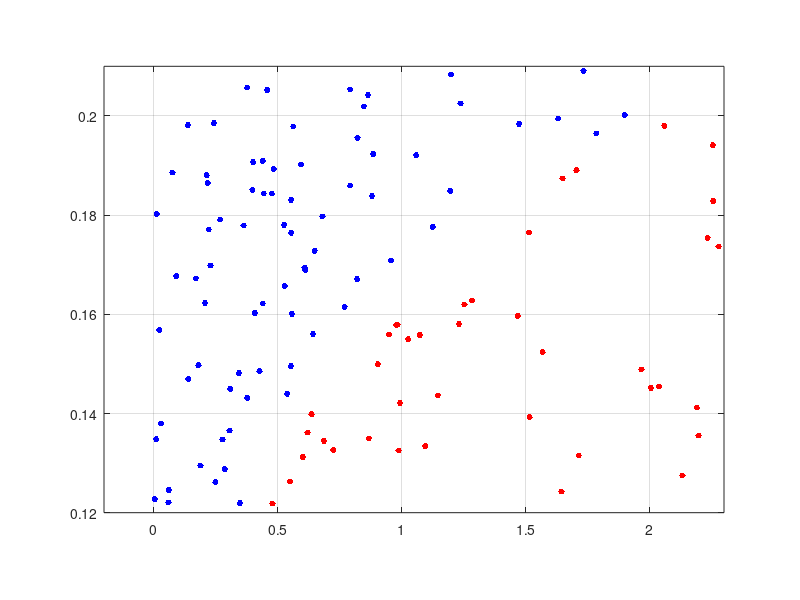

MATLAB code for this plot: (Note: this script raises an error after producing the figure.)
points1 = [...
0.594818, 0.190211;...
0.348039, 0.121898;...
0.206908, 0.162286;...
0.608738, 0.169403;...
0.306115, 0.136547;...
0.427072, 0.148526;...
0.864423, 0.204245;...
1.785250, 0.196481;...
0.243306, 0.198542;...
0.249443, 0.126164;...
0.554298, 0.183073;...
0.277897, 0.134757;...
0.847784, 0.201908;...
0.075709, 0.188565;...
0.476762, 0.184317;...
0.483711, 0.189295;...
0.643020, 0.156021;...
0.029699, 0.137994;...
1.125528, 0.177624;...
1.899482, 0.200181;...
0.407962, 0.160276;...
0.138261, 0.198153;...
0.528454, 0.165694;...
0.023169, 0.156818;...
0.649494, 0.172816;...
0.792385, 0.185944;...
0.553741, 0.149517;...
0.440068, 0.162149;...
0.004631, 0.122727;...
0.822059, 0.195598;...
0.792638, 0.205357;...
1.473790, 0.198400;...
0.557712, 0.160111;...
0.363122, 0.177899;...
1.631054, 0.199446;...
0.400836, 0.190664;...
0.344068, 0.148136;...
0.398672, 0.185080;...
1.237940, 0.202528;...
0.012399, 0.180214;...
0.377442, 0.205703;...
0.957052, 0.170878;...
0.457925, 0.205223;...
0.170201, 0.167244;...
0.059588, 0.122093;...
0.286795, 0.128795;...
0.188646, 0.129492;...
0.222378, 0.177081;...
0.268464, 0.179105;...
0.229386, 0.169860;...
0.525956, 0.178056;...
0.180845, 0.149720;...
0.820519, 0.167057;...
0.213914, 0.188048;...
0.010426, 0.134817;...
0.538602, 0.143982;...
0.680771, 0.179726;...
1.199386, 0.208321;...
0.880723, 0.183839;...
0.612357, 0.168906;...
0.554687, 0.176450;...
0.091323, 0.167699;...
0.217842, 0.186494;...
1.196360, 0.184872;...
0.770027, 0.161504;...
0.377567, 0.143147;...
0.309073, 0.144977;...
1.058877, 0.192077;...
0.444379, 0.184360;...
1.733246, 0.209092;...
0.563016, 0.197857;...
0.439734, 0.190932;...
0.885466, 0.192322;...
0.061126, 0.124569;...
0.140304, 0.146948];

points2 = [...
2.256502, 0.182841;...
0.686604, 0.134462;...
2.190422, 0.141176;...
1.714315, 0.131534;...
0.982974, 0.157908;...
0.637006, 0.139850;...
2.233871, 0.175404;...
1.026656, 0.154989;...
1.568344, 0.152376;...
1.649302, 0.187400;...
0.479086, 0.121834;...
0.994016, 0.142119;...
2.005460, 0.145190;...
1.967080, 0.148901;...
1.283981, 0.162747;...
2.059460, 0.198002;...
1.145909, 0.143668;...
2.278665, 0.173674;...
1.231710, 0.158038;...
0.988140, 0.132518;...
0.601715, 0.131221;...
0.979053, 0.157855;...
0.620921, 0.136149;...
0.724616, 0.132640;...
1.704795, 0.189034;...
1.515806, 0.139278;...
0.867641, 0.134993;...
2.037803, 0.145421;...
1.468191, 0.159681;...
1.513364, 0.176478;...
1.095686, 0.133434;...
1.252930, 0.161981;...
1.644446, 0.124261;...
1.073349, 0.155800;...
2.131734, 0.127504;...
0.549644, 0.126285;...
2.197535, 0.135549;...
0.949339, 0.155934;...
0.903891, 0.149935;...
2.254699, 0.194084];

% plot the E-V graph
figure(1); clf;
box on;
grid on;
hold on;
daspect([20 1 1]);
axis([-0.2,2.3,0.12,0.21]);
%plot(pRisk, pReturn, '.', 'MarkerSize', 10, 'Color', 'b');
plot(points1(:,1), points1(:,2), '.', 'MarkerSize', 14, 'Color', 'b');
plot(points2(:,1), points2(:,2), '.', 'MarkerSize', 14, 'Color', 'r');
plot(effRisk, effReturn, 'k', 'LineWidth', 3);
xlabel('Risk (V)', 'FontSize', 18);
ylabel('Expected Return (E)', 'FontSize', 18);
title('Efficient Portfolio Frontier', 'FontSize', 18);
fig_legend = legend('Impossible', 'In-efficient', 'Efficient', 'Location', 'southeast');
set(fig_legend,'FontSize',16);







